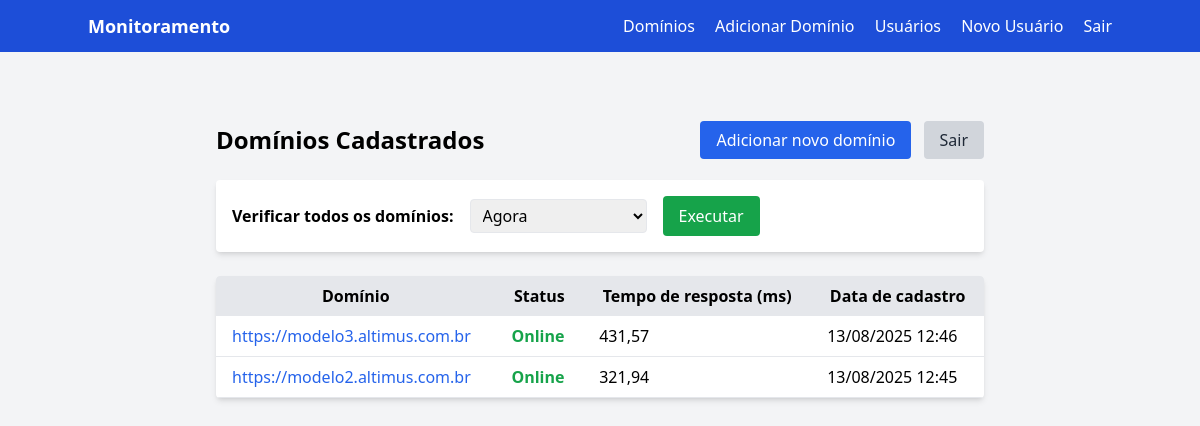
Screenshot of /domains/ (signed in) with the database file from the repository.
### monitor/models.py (models this page shows, shortened)
class Domain(models.Model):
    domain = models.CharField(max_length=255, unique=True)
    date_added = models.DateTimeField(auto_now_add=True)
    status = models.BooleanField(default=False)
    response_time = models.FloatField(null=True, blank=True)

### monitor/views.py (the view, shortened to what this page needs)
# urls.py: path('domains/', views.list_domains, name='list_domains'),
@login_required
def list_domains(request):
    notificacao = None
    intervalo_selecionado = 'agora'
    domains = Domain.objects.all().order_by('-date_added')
    return render(request, 'list_domains.html', {'domains': domains, 'notificacao': notificacao, 'intervalo_selecionado': intervalo_selecionado})

### monitor/templates/list_domains.html (shortened to what this page needs)
<!DOCTYPE html>
<html lang="pt-br">
<head>
    <script src="https://cdn.tailwindcss.com"></script>
</head>
<body class="bg-gray-100 min-h-screen">
    {% include '_menu.html' %}
    <div class="max-w-3xl mx-auto py-10">
        <div class="flex justify-between items-center mb-6">
            <h1 class="text-2xl font-bold">Domínios Cadastrados</h1>
            <div>
                <a href="/add-site/" class="bg-blue-600 text-white px-4 py-2 rounded hover:bg-blue-700 mr-2">Adicionar novo domínio</a>
                <a href="/logout/" class="bg-gray-300 text-gray-800 px-4 py-2 rounded hover:bg-gray-400">Sair</a>
            </div>
        </div>
        <form method="post" class="mb-6 bg-white rounded shadow-md p-4 flex items-center gap-4">
            <label for="intervalo" class="font-semibold">Verificar todos os domínios:</label>
            <select name="intervalo" id="intervalo" class="border rounded px-2 py-1">
                <option value="agora" {% if intervalo_selecionado == 'agora' %}selected{% endif %}>Agora</option>
            </select>
            <button type="submit" class="bg-green-600 text-white px-4 py-2 rounded hover:bg-green-700">Executar</button>
        </form>
        <div class="bg-white rounded shadow-md overflow-x-auto">
            <table class="min-w-full table-auto">
                <thead class="bg-gray-200">
                    <tr>
                        <th class="px-4 py-2">Domínio</th>
                        <th class="px-4 py-2">Status</th>
                        <th class="px-4 py-2">Tempo de resposta (ms)</th>
                        <th class="px-4 py-2">Data de cadastro</th>
                    </tr>
                </thead>
                <tbody>
                {% for d in domains %}
                    <tr class="border-b">
                        <td class="px-4 py-2">
                            <a href="/domains/{{ d.id }}/" class="text-blue-600 hover:underline">{{ d.domain }}</a>
                        </td>
                        <td class="px-4 py-2">{% if d.status %}<span class="text-green-600 font-semibold">Online</span>{% else %}<span class="text-red-600 font-semibold">Offline</span>{% endif %}</td>
                        <td class="px-4 py-2">{% if d.response_time %}{{ d.response_time|floatformat:2 }}{% else %}-{% endif %}</td>
                        <td class="px-4 py-2">{{ d.date_added|date:'d/m/Y H:i' }}</td>
                    </tr>
                {% empty %}
                    <tr><td colspan="4" class="text-center py-4">Nenhum domínio cadastrado.</td></tr>
                {% endfor %}
                </tbody>
            </table>
        </div>
    </div>
</body>
</html>

### rows the page displays
Domain: domain "https://modelo3.altimus.com.br", status "Online", response_time "431,57", date_added "13/08/2025 12:46"
Domain: domain "https://modelo2.altimus.com.br", status "Online", response_time "321,94", date_added "13/08/2025 12:45"
